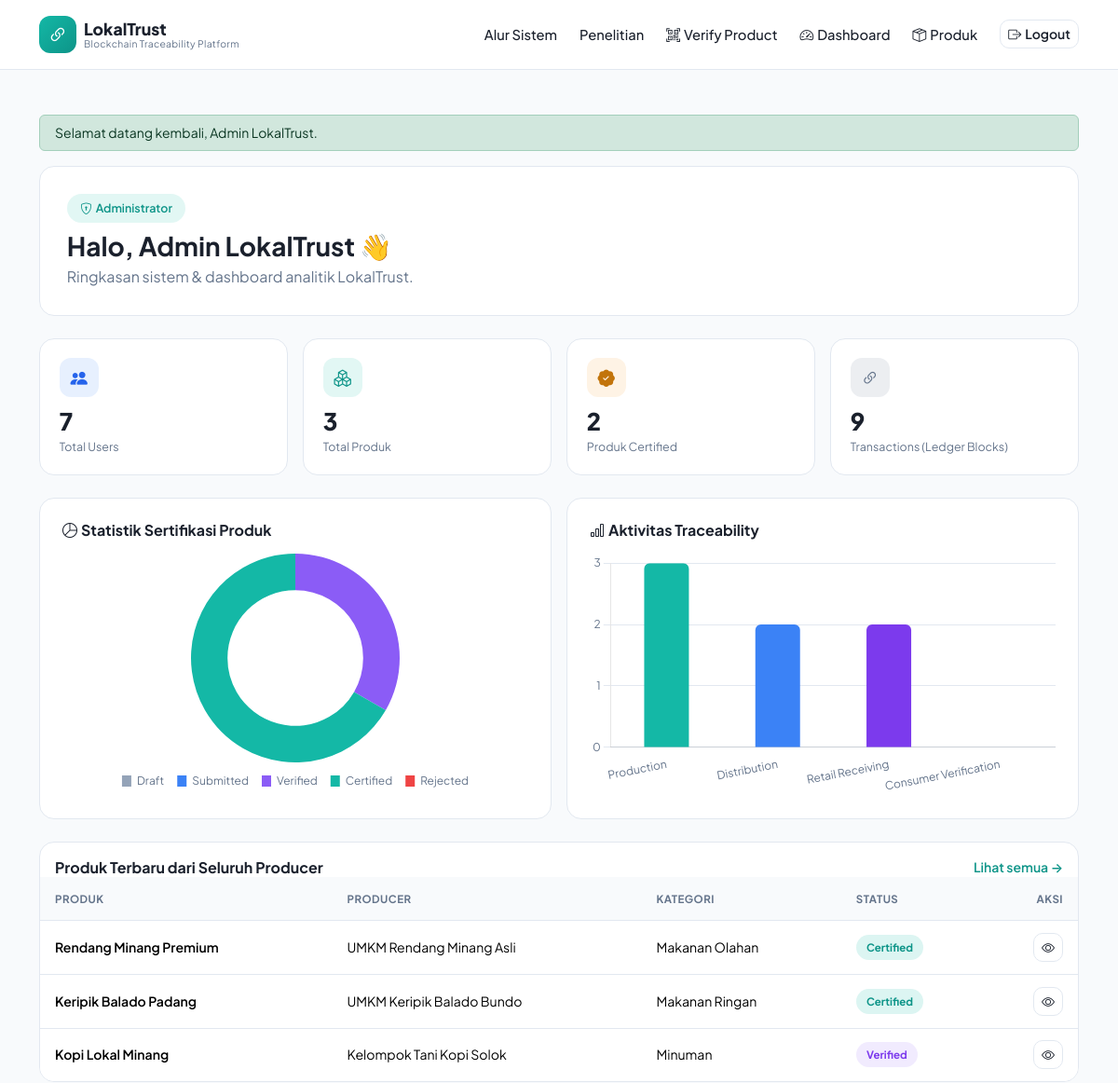
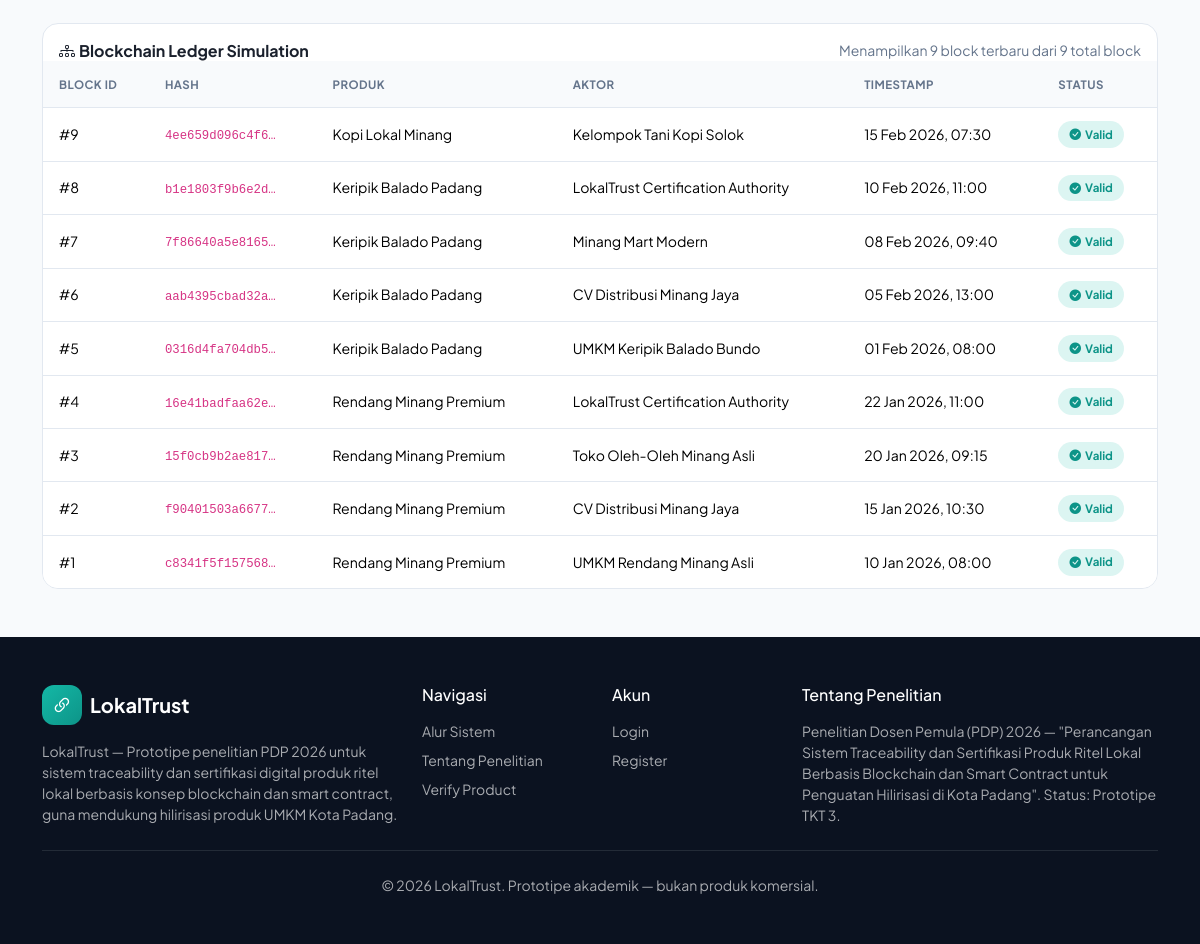
/dashboard.php (signed in), run on the app's committed database (2 pictures, top to bottom).
### tables this page shows
CREATE TABLE products (
    id INT AUTO_INCREMENT PRIMARY KEY,
    producer_id INT NOT NULL,
    product_code VARCHAR(30) NOT NULL UNIQUE,
    product_name VARCHAR(150) NOT NULL,
    category VARCHAR(100) NOT NULL,
    description TEXT DEFAULT NULL,
    production_date DATE NOT NULL,
    origin_location VARCHAR(150) NOT NULL,
    photo VARCHAR(255) DEFAULT NULL,
    status ENUM('draft','submitted','verified','certified','rejected') NOT NULL DEFAULT 'draft',
    admin_notes TEXT DEFAULT NULL,
    created_at TIMESTAMP DEFAULT CURRENT_TIMESTAMP,
    updated_at TIMESTAMP DEFAULT CURRENT_TIMESTAMP ON UPDATE CURRENT_TIMESTAMP,
    CONSTRAINT fk_products_producer FOREIGN KEY (producer_id) REFERENCES users(id) ON DELETE CASCADE
);

CREATE TABLE users (
    id INT AUTO_INCREMENT PRIMARY KEY,
    name VARCHAR(150) NOT NULL,
    email VARCHAR(150) NOT NULL UNIQUE,
    password VARCHAR(255) NOT NULL,
    role ENUM('admin','producer','distributor','retailer') NOT NULL,
    company_name VARCHAR(150) DEFAULT NULL,
    phone VARCHAR(30) DEFAULT NULL,
    address TEXT DEFAULT NULL,
    created_at TIMESTAMP DEFAULT CURRENT_TIMESTAMP
);

CREATE TABLE blockchain_blocks (
    id INT AUTO_INCREMENT PRIMARY KEY,
    block_index INT NOT NULL,
    product_id INT DEFAULT NULL,
    actor VARCHAR(150) NOT NULL,
    reference_type VARCHAR(50) NOT NULL,
    reference_id INT NOT NULL,
    block_hash VARCHAR(64) NOT NULL,
    prev_hash VARCHAR(64) DEFAULT NULL,
    status VARCHAR(50) NOT NULL DEFAULT 'valid',
    created_at DATETIME NOT NULL DEFAULT CURRENT_TIMESTAMP,
    CONSTRAINT fk_blocks_product FOREIGN KEY (product_id) REFERENCES products(id) ON DELETE SET NULL
);

### views/dashboard/admin.php (the view, shortened to what the rows shown need)
<?php
require __DIR__ . '/../partials/header.php';
$productModel = new Product();
$logModel = new TraceabilityLog();
$blockModel = new BlockchainBlock();
$statusCounts = $productModel->countGroupedByStatus();
$activityCounts = $logModel->countGroupedByActivity();
$recentProducts = array_slice($productModel->all(), 0, 6);
$ledgerBlocks = $blockModel->latest(20);
?>
<main class="dashboard-page">
    <div class="container py-5">
        <div class="plts-panel mb-4">
            <div class="table-responsive">
                <table class="table plts-table align-middle mb-0">
                    <thead>
                        <tr>
                            <th>Produk</th>
                            <th>Producer</th>
                            <th>Kategori</th>
                            <th>Status</th>
                            <th class="text-end">Aksi</th>
                        </tr>
                    </thead>
                    <tbody>
                        <?php if (empty($recentProducts)): ?>
                            <tr><td colspan="5" class="text-center text-muted-plts py-4">Belum ada produk terdaftar.</td></tr>
                        <?php else: ?>
                            <?php foreach ($recentProducts as $product): ?>
                                <tr>
                                    <td class="fw-semibold"><?= e($product['product_name']) ?></td>
                                    <td class="small"><?= e($product['producer_company'] ?: $product['producer_name']) ?></td>
                                    <td><?= e($product['category']) ?></td>
                                    <td><span class="<?= statusBadgeClass($product['status']) ?>"><?= statusLabel($product['status']) ?></span></td>
                                    <td class="text-end">
                                        <a href="<?= BASE_URL ?>/products.php?action=show&id=<?= $product['id'] ?>" class="btn btn-sm btn-plts-outline">
                                            <i class="bi bi-eye"></i>
                                        </a>
                                    </td>
                                </tr>
                            <?php endforeach; ?>
                        <?php endif; ?>
                    </tbody>
                </table>
            </div>
        </div>
        <div class="plts-panel">
            <div class="table-responsive">
                <table class="table plts-table align-middle mb-0">
                    <thead>
                        <tr>
                            <th>Block ID</th>
                            <th>Hash</th>
                            <th>Produk</th>
                            <th>Aktor</th>
                            <th>Timestamp</th>
                            <th>Status</th>
                        </tr>
                    </thead>
                    <tbody>
                        <?php if (empty($ledgerBlocks)): ?>
                            <tr><td colspan="6" class="text-center text-muted-plts py-4">Belum ada block tercatat.</td></tr>
                        <?php else: ?>
                            <?php foreach ($ledgerBlocks as $block): ?>
                                <tr>
                                    <td>#<?= (int) $block['block_index'] ?></td>
                                    <td><code class="small" title="<?= e($block['block_hash']) ?>"><?= shortHash($block['block_hash'], 14) ?></code></td>
                                    <td class="small"><?= e($block['product_name'] ?? '-') ?></td>
                                    <td class="small"><?= e($block['actor']) ?></td>
                                    <td class="small"><?= date('d M Y, H:i', strtotime($block['created_at'])) ?></td>
                                    <td><span class="badge-status badge-status-certified"><i class="bi bi-check-circle-fill me-1"></i>Valid</span></td>
                                </tr>
                            <?php endforeach; ?>
                        <?php endif; ?>
                    </tbody>
                </table>
            </div>
        </div>
    </div>
</main>
<script>
    Chart.defaults.font.family = "'Plus Jakarta Sans', system-ui, sans-serif";
    Chart.defaults.color = '#64748b';
    new Chart(document.getElementById('statusChart'), {
        type: 'doughnut',
        data: {
            labels: ['Draft', 'Submitted', 'Verified', 'Certified', 'Rejected'],
            datasets: [{
                data: <?= json_encode(array_values($statusCounts)) ?>,
                backgroundColor: ['#94a3b8', '#3b82f6', '#8b5cf6', '#14b8a6', '#ef4444'],
                borderWidth: 0,
            }],
        },
        options: {
            responsive: true,
            maintainAspectRatio: false,
            plugins: { legend: { position: 'bottom', labels: { boxWidth: 10, padding: 14 } } },
            cutout: '65%',
        },
    });
    new Chart(document.getElementById('activityChart'), {
        type: 'bar',
        data: {
            labels: ['Production', 'Distribution', 'Retail Receiving', 'Consumer Verification'],
            datasets: [{
                label: 'Jumlah Aktivitas',
                data: <?= json_encode(array_values($activityCounts)) ?>,
                backgroundColor: ['#14b8a6', '#3b82f6', '#7c3aed', '#f6ad55'],
                borderRadius: 6,
                maxBarThickness: 48,
            }],
        },
        options: {
            responsive: true,
            maintainAspectRatio: false,
            plugins: { legend: { display: false } },
            scales: {
                y: { beginAtZero: true, ticks: { precision: 0 }, grid: { color: '#e2e8f0' } },
                x: { grid: { display: false } },
            },
        },
    });
</script>
<?php require __DIR__ . '/../partials/footer.php'; ?>

### data on the page
products: product_name "Rendang Minang Premium", producer.company_name "UMKM Rendang Minang Asli", category "Makanan Olahan", status "Certified"
products: product_name "Keripik Balado Padang", producer.company_name "UMKM Keripik Balado Bundo", category "Makanan Ringan", status "Certified"
products: product_name "Kopi Lokal Minang", producer.company_name "Kelompok Tani Kopi Solok", category "Minuman", status "Verified"
blockchain_blocks: block_index "9", block_hash "4ee659d096c4f6…", product.product_name "Kopi Lokal Minang", actor "Kelompok Tani Kopi Solok", created_at "15 Feb 2026, 07:30"
blockchain_blocks: block_index "8", block_hash "b1e1803f9b6e2d…", product.product_name "Keripik Balado Padang", actor "LokalTrust Certification Authority", created_at "10 Feb 2026, 11:00"
blockchain_blocks: block_index "7", block_hash "7f86640a5e8165…", product.product_name "Keripik Balado Padang", actor "Minang Mart Modern", created_at "08 Feb 2026, 09:40"
blockchain_blocks: block_index "6", block_hash "aab4395cbad32a…", product.product_name "Keripik Balado Padang", actor "CV Distribusi Minang Jaya", created_at "05 Feb 2026, 13:00"
blockchain_blocks: block_index "5", block_hash "0316d4fa704db5…", product.product_name "Keripik Balado Padang", actor "UMKM Keripik Balado Bundo", created_at "01 Feb 2026, 08:00"
blockchain_blocks: block_index "4", block_hash "16e41badfaa62e…", product.product_name "Rendang Minang Premium", actor "LokalTrust Certification Authority", created_at "22 Jan 2026, 11:00"
blockchain_blocks: block_index "3", block_hash "15f0cb9b2ae817…", product.product_name "Rendang Minang Premium", actor "Toko Oleh-Oleh Minang Asli", created_at "20 Jan 2026, 09:15"
blockchain_blocks: block_index "2", block_hash "f90401503a6677…", product.product_name "Rendang Minang Premium", actor "CV Distribusi Minang Jaya", created_at "15 Jan 2026, 10:30"
blockchain_blocks: block_index "1", block_hash "c8341f5f157568…", product.product_name "Rendang Minang Premium", actor "UMKM Rendang Minang Asli", created_at "10 Jan 2026, 08:00"

### other printed values
$msg "Selamat datang kembali, Admin LokalTrust."
Auth::user()['name'] "Admin LokalTrust"
$totalUsers "7"
$totalProducts "3"
$certifiedCount "2"
$totalTransactions "9"
count($ledgerBlocks) "9"
chart data {{ json_encode(array_values($statusCounts)) }} [0,0,1,2,0]
chart data {{ json_encode(array_values($activityCounts)) }} [3,2,2,0]
